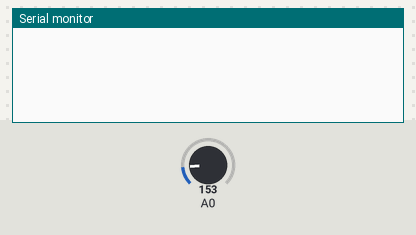
A sketch run on a simulated Arduino Uno, built with avr-gcc and run on an emulated ATmega328P. On the bench: the last lines printed to the serial monitor. Inputs (shaded band) come from the test bench; at power-on: A0 = 153.

Above: at 1.3 s.
1.4 s: A0 set to 165
At 2.8 s:
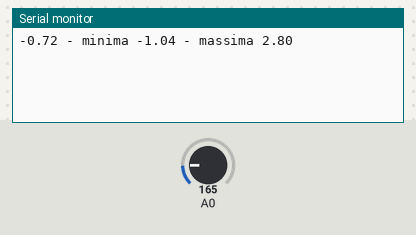
4.4 s: A0 set to 175
At 5.4 s:
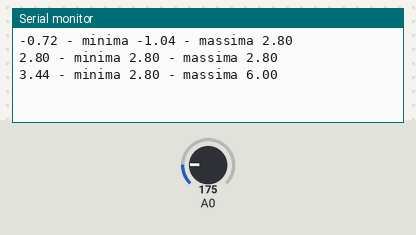
Timing chart, 0 to 7.4 s (numbered marks = the images above; inputs shaded):
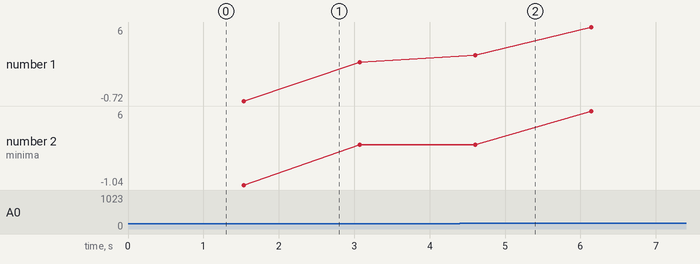

Measured:
- after the input at 1.4 s, the serial monitor: prints a new line after 0.13 s (image 1)
- after the input at 4.4 s, the serial monitor: prints a new line after 0.21 s (image 2)
- plotted number 1: 2.8 → 6 after the input at 4.4 s
- plotted number 2: 2.8 → 6 after the input at 4.4 s

The sketch:

Temperatura_TMP36.ino
```cpp
/* Per limitare questi errori possiamo adottare due tecniche,
la prima è quella di usare il pin AREF dell’Arduino UNO per
dare al convertitore analogico digitale dell’ATmega328 un
riferimento di tensione più basso (di default è 5Vdc),
l’altra tecnica è quella di effettuare diverse letture ed
eseguire una media dei valori letti.
Nello schema seguente viene indicato come collegare il pin AREF
al pin power di 3.3Vdc:
*/
/* TMP36
guardando frontalmente il TMP36 troviamo sul lato sinistro
il pin di alimentazione, sul pin centrale il segnale in uscita
e sul pin destro il collegamento a massa.
*/
/*
la formula che converte il valore acquisito in gradi centigradi è la seguente
°C = ((valoreADC * PrecisioneADC) – TensioneZeroGradi) / stepGradoTensione
dove
°C = valore della temperatura in gradi centigradi
valoreADC = valore della conversione analogico digitale restituito
            da analogRead
PrecisioneADC = questo valore è ottenuto dividendo la tensione
                di riferimento dell’ADC (default 5Vdc) e il numero
                massimo restituito dalla conversione
                (1024). (5Vdc /1024 = 0.00488)
TensioneZeroGradi = indica la tensione di uscita dal sensore quando
                    rileva una temperatura di 0°C
stepGradoTensione = indica la variazione di tensione per ogni variazione
                    di grado (0.01 = 10 mV)
*/

int val_Adc = 0;
float  lettura =0;
float  minima =0;
float  massima =0;
float temp = 0;

void setup()
{
  //init seriale
  Serial.begin(9600);

  //utilizzando l'istruzione analogReference
  //indico al convertitore AD che deve impiegare
  //la tensione presente sul pin AREF come
  //valore di riferimento per la conversione
  analogReference(EXTERNAL);
}

void loop()
{
  //ritardo di mezzo secondo
  delay(500);

  //init variabile
  val_Adc = 0;
  minima =1000;
  massima =-1000;

  //eseguo un ciclo
  for(byte Ciclo = 0; Ciclo <102; Ciclo++)
  {
    //questo ritardo serve per dare il tempo
    //all' ADC di eseguire correttamente
    //la prossima acquisizione
    delay(10);
    lettura =analogRead(0);
    if (!Ciclo)
    {
      minima =lettura;
      continue;
    }
    if (Ciclo ==1)
    {
      massima =lettura;
      continue;
    }
    if (lettura <minima)
    {
      val_Adc +=minima;
      minima =lettura;
      continue;
    }
    if (lettura >massima)
    {
      val_Adc +=massima;
      massima =lettura;
      continue;
    }
    val_Adc +=lettura;
  }

  //eseguo la media dei 100 valori letti
  val_Adc /= 100;

  //calcolo la temperatura in °C
  //questo calcolo vale x 3,3 v
  temp = ((val_Adc * 0.0032) - 0.5) / 0.01;
  minima = ((minima * 0.0032) - 0.5) / 0.01;
  massima = ((massima * 0.0032) - 0.5) / 0.01;
  // quello sotto meno preciso x 5V
  //temp = ((val_Adc * 0.00488) - 0.5) / 0.01;
  //minima = ((minima * 0.00488) - 0.5) / 0.01;
  //massima = ((massima * 0.00488) - 0.5) / 0.01;

  //invio i dati al computer
  Serial.print(temp);
  Serial.print(" - minima ");
  Serial.print(minima);
  Serial.print(" - massima ");
  Serial.println(massima);
}
```
